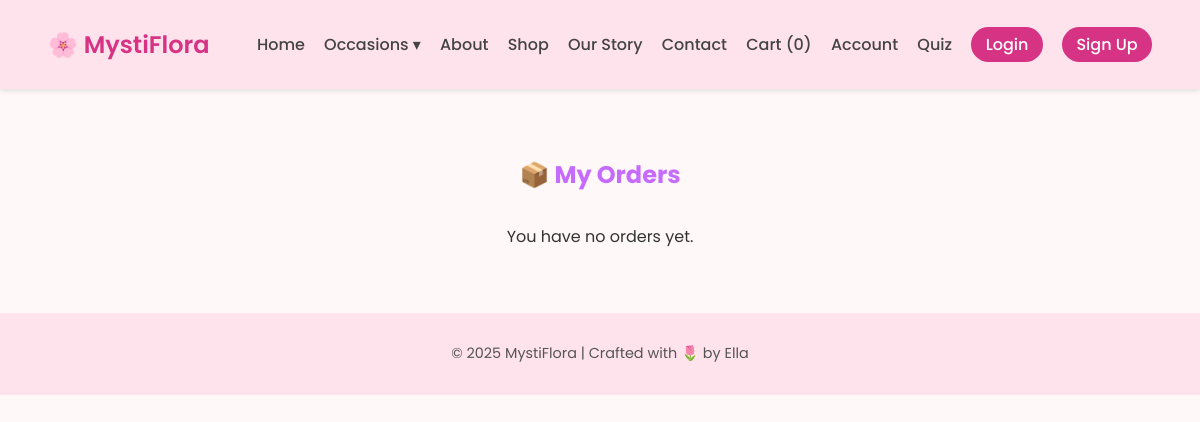
Before: /account (signed in) with the older database file.
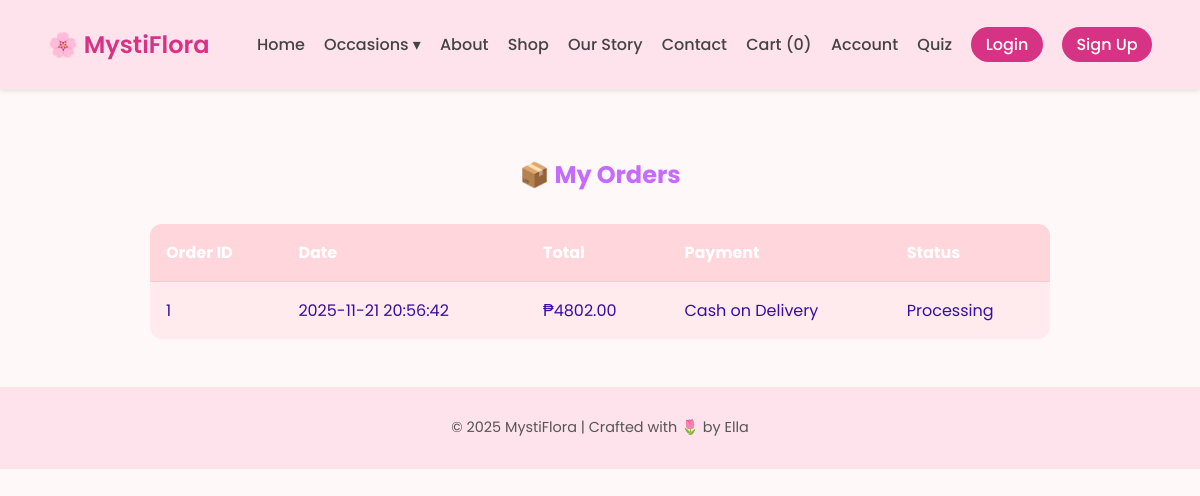
After: the same page with the newer database file.
### tables this page shows
CREATE TABLE orders (
        id INTEGER PRIMARY KEY AUTOINCREMENT,
        user_id INTEGER,
        fullname TEXT,
        shipping_address TEXT,
        contact_number TEXT,
        payment_method TEXT,
        total REAL,
        status TEXT DEFAULT 'Processing',
        tracking_number TEXT,
        created_at TEXT,
        FOREIGN KEY(user_id) REFERENCES users(id)
    );

### app.py (the view)
@app.route('/account')
def account():
    if 'user' not in session:
        flash("Please log in first.", "warning")
        return redirect(url_for('login'))
    db = get_db()
    cur = db.cursor()
    cur.execute("SELECT * FROM orders WHERE user_id = ?", (1,))  # Replace 1 with session user id
    orders = cur.fetchall()
    return render_template('account.html', orders=orders)

### app.py (called while the page is built)
def get_db():
    db = getattr(g, '_database', None)
    if db is None:
        db = g._database = sqlite3.connect('flowershop.db')
        db.row_factory = sqlite3.Row
    return db

### templates/account.html (shortened to what this page needs)
{% extends 'base.html' %}
{% block content %}
<section class="account-section">
    <h2>📦 My Orders</h2>
    {% if orders %}
    <table class="orders-table">
        <thead>
            <tr>
                <th>Order ID</th>
                <th>Date</th>
                <th>Total</th>
                <th>Payment</th>
                <th>Status</th>
            </tr>
        </thead>
        <tbody>
            {% for order in orders %}
            <tr>
                <td>{{ order['id'] }}</td>
                <td>{{ order['created_at'] }}</td>
                <td>₱{{ '%.2f'|format(order['total']) }}</td>
                <td>{{ order['payment_method'] }}</td>
                <td>Processing</td>
            </tr>
            {% endfor %}
        </tbody>
    </table>
    {% else %}
    <p style="text-align:center; margin-top:2rem;">You have no orders yet.</p>
    {% endif %}
</section>
{% endblock %}

### templates/base.html (shortened to what this page needs)
<!DOCTYPE html>
<html lang="en">
<head>
    <link rel="stylesheet" href="{{ url_for('static', filename='style.css') }}">
</head>
<body>
    <nav class="navbar">
        <div class="logo">🌸 MystiFlora</div>
      <ul class="nav-links">
    <li><a href="{{ url_for('home') }}">Home</a></li>
    <li class="dropdown">
        <a href="#">Occasions ▾</a>
    </li>
    <li><a href="{{ url_for('about') }}">About</a></li>
    <li><a href="{{ url_for('shop') }}">Shop</a></li>
    <li><a href="{{ url_for('story') }}">Our Story</a></li>
    <li><a href="{{ url_for('contact') }}">Contact</a></li>
   <a href="{{ url_for('cart') }}">
    Cart ({{ session.get('cart') | length if session.get('cart') else 0 }})
</a>
          <li><a href="{{ url_for('account') }}">Account</a></li>
          <li><a href="{{ url_for('find_my_flora') }}">Quiz</a></li>
            {% if user %}
                <li class="welcome">Hi, {{ user }}!</li>
                <li><a href="{{ url_for('logout') }}" class="btn">Logout</a></li>
            {% else %}
                <li><a href="{{ url_for('login') }}" class="btn">Login</a></li>
                <li><a href="{{ url_for('signup') }}" class="btn">Sign Up</a></li>
            {% endif %}
        </ul>
    </nav>
    <main>
        {% block content %}{% endblock %}
    </main>
    <footer>
        <p>© 2025 MystiFlora | Crafted with 🌷 by Ella</p>
    </footer>
</body>
</html>

### static/style.css (style rules this page uses)
body { font-family: 'Poppins', sans-serif; background-color: #fff8f9; color: #333; margin: 0; }
.navbar { background: #ffe3ec; display: flex; justify-content: space-between; align-items: center; padding: 1rem 3rem; box-shadow: 0 2px 5px rgba(0,0,0,0.1); }
.logo { font-size: 1.5rem; font-weight: 600; color: #d63384; }
.nav-links { display: flex; list-style: none; gap: 1.2rem; }
.nav-links a { text-decoration: none; color: #444; font-weight: 500; transition: color 0.3s; }
.dropdown { position: relative; }
.btn { background: #d63384; color: white !important; padding: 0.4rem 0.9rem; border-radius: 20px; font-weight: 500; transition: background 0.3s; }
footer { background: #ffe3ec; text-align: center; padding: 1rem; font-size: 0.9rem; color: #555; }

### templates/account.html (style rules this page uses)
.account-section { padding: 3rem 2rem; font-family: 'Poppins', sans-serif; color: #333; }
.account-section h2 { color: #c56bff; margin-bottom: 2rem; text-align: center; }
.orders-table { width: 100%; max-width: 900px; margin: auto; border-collapse: collapse; background: rgba(255,182,193,0.2); backdrop-filter: blur(6px); border-radius: 12px; overflow: hidden; }
.orders-table th, .orders-table td { padding: 1rem; border-bottom: 1px solid rgba(255,182,193,0.4); color: #3a0ca3; text-align: left; }
.orders-table th { background-color: rgba(255,182,193,0.4); color: #fff; }
.orders-table tr:last-child td { border-bottom: none; }

Changed rows visible on the page:
added orders: id "1", created_at "2025-11-21 20:56:42", total "4802.00", payment_method "Cash on Delivery"
Other visible differences:
text no longer shown: "You have no orders yet."
text now shown: "Order ID Date Total Payment Status"
